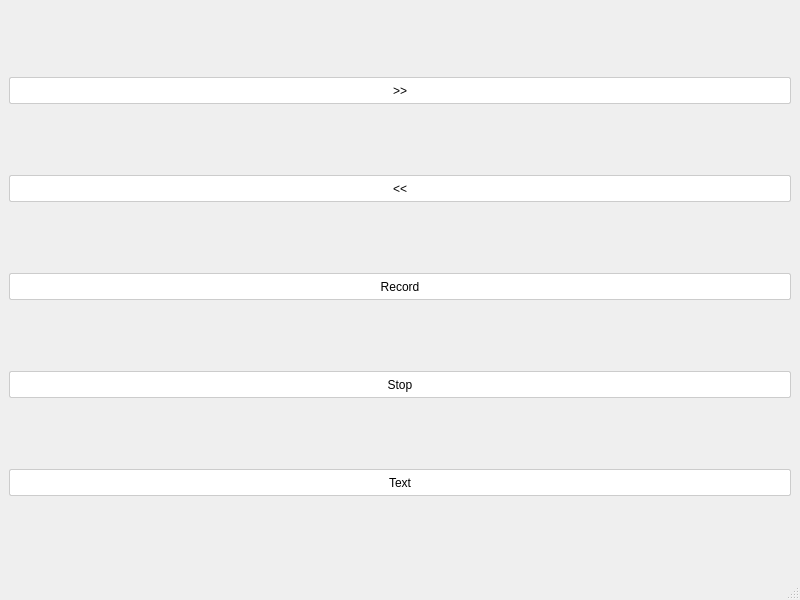
<?xml version="1.0" encoding="UTF-8"?>
<ui version="4.0">
 <class>DirSynchro</class>
 <widget class="QMainWindow" name="DirSynchro">
  <property name="geometry">
   <rect>
    <x>0</x>
    <y>0</y>
    <width>800</width>
    <height>600</height>
   </rect>
  </property>
  <property name="windowTitle">
   <string>DirSynchro</string>
  </property>
  <property name="styleSheet">
   <string notr="true">QPushButton{
	height: 25px;
	width: 70px;
	background-color: white;
	border-radius: 2px;
	border: 1px solid #cccccc;
}
QPushButton:hover{
	opacity: 0.8;
}</string>
  </property>
  <widget class="QWidget" name="centralwidget">
   <layout class="QHBoxLayout" name="horizontalLayout_2">
    <item>
     <layout class="QHBoxLayout" name="mainLayout">
      <item>
       <layout class="QVBoxLayout" name="rightDirProcLayout"/>
      </item>
      <item>
       <layout class="QVBoxLayout" name="buttonsLayout">
        <property name="spacing">
         <number>3</number>
        </property>
        <item>
         <widget class="QPushButton" name="leftToRightButton">
          <property name="cursor">
           <cursorShape>PointingHandCursor</cursorShape>
          </property>
          <property name="toolTip">
           <string>&lt;html&gt;&lt;head/&gt;&lt;body&gt;&lt;p&gt;Change synchronization direction to &amp;quot;left-to-right&amp;quot;&lt;/p&gt;&lt;/body&gt;&lt;/html&gt;</string>
          </property>
          <property name="text">
           <string>&gt;&gt;</string>
          </property>
         </widget>
        </item>
        <item>
         <widget class="QPushButton" name="rightToLeftButton">
          <property name="cursor">
           <cursorShape>PointingHandCursor</cursorShape>
          </property>
          <property name="toolTip">
           <string>&lt;html&gt;&lt;head/&gt;&lt;body&gt;&lt;p&gt;Change synchronization direction to &amp;quot;right-to-left&amp;quot;&lt;/p&gt;&lt;/body&gt;&lt;/html&gt;</string>
          </property>
          <property name="text">
           <string>&lt;&lt;</string>
          </property>
         </widget>
        </item>
        <item>
         <widget class="QPushButton" name="recordButton">
          <property name="cursor">
           <cursorShape>PointingHandCursor</cursorShape>
          </property>
          <property name="text">
           <string>Record</string>
          </property>
         </widget>
        </item>
        <item>
         <widget class="QPushButton" name="stopButton">
          <property name="cursor">
           <cursorShape>PointingHandCursor</cursorShape>
          </property>
          <property name="text">
           <string>Stop</string>
          </property>
         </widget>
        </item>
        <item>
         <widget class="QPushButton" name="textReplaceButton">
          <property name="cursor">
           <cursorShape>PointingHandCursor</cursorShape>
          </property>
          <property name="text">
           <string>Text</string>
          </property>
         </widget>
        </item>
       </layout>
      </item>
      <item>
       <layout class="QVBoxLayout" name="leftDirProcLayout"/>
      </item>
     </layout>
    </item>
   </layout>
  </widget>
  <widget class="QMenuBar" name="menubar">
   <property name="geometry">
    <rect>
     <x>0</x>
     <y>0</y>
     <width>800</width>
     <height>25</height>
    </rect>
   </property>
  </widget>
  <widget class="QStatusBar" name="statusbar"/>
 </widget>
 <resources/>
 <connections/>
</ui>
